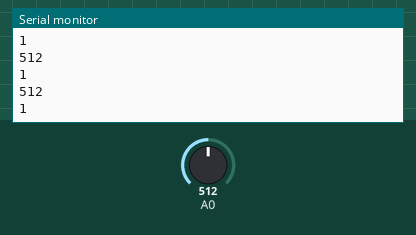
This sketch was run on a simulated Arduino Uno, built with avr-gcc and run on an emulated ATmega328P. Shown: the last lines printed to the serial monitor. The inputs (shaded band) are chosen by the test bench; at power-on: A0 = 512.

Above: at 1.2 s.
1.3 s: A0 set to 716
At 1.69 s:
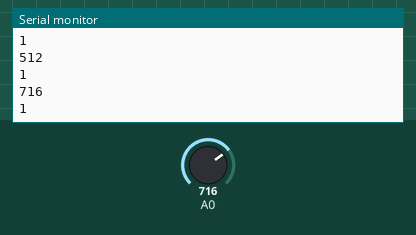
2.8 s: A0 set to 900
At 3.19 s:
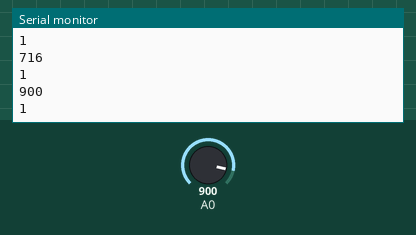
Timing chart, 0 to 5.8 s (numbered marks = the images above; inputs shaded):
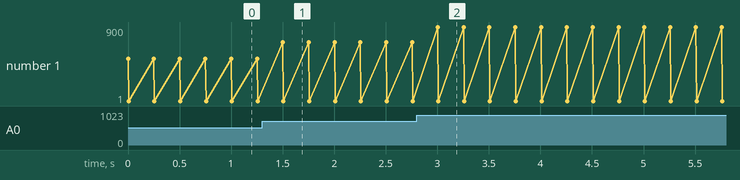

Measured:
- after the input at 1.3 s, the serial monitor: prints a new line after 0.20 s (image 1)
- after the input at 2.8 s, the serial monitor: prints a new line after 0.21 s (image 2)

The sketch:

ultrasoundTestingCode.ino
```cpp
bool ultraDetected = false;
unsigned long lastDetectedTime = 0;
void setup() {
  //Initialise pin modes and serial
  pinMode(A0, INPUT);
  Serial.begin(9600);

}

void loop() {
  //Read input voltage
  int thresholdVoltage = 115, VA0 = analogRead(A0);


  if(VA0 >= thresholdVoltage){
    ultraDetected = true;
    lastDetectedTime = millis();
  }
  if (ultraDetected && (millis() - lastDetectedTime >= 2000)) {
        ultraDetected = false;
    }
  Serial.println(VA0);
  Serial.println(ultraDetected);

  //Pause before next calculation
  delay(250);
}
```
